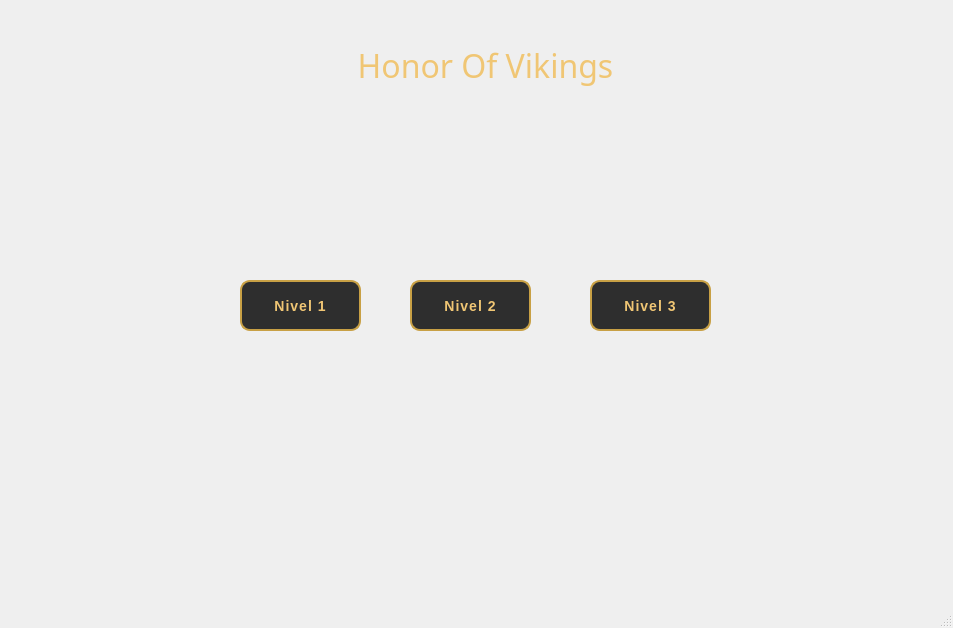
<?xml version="1.0" encoding="UTF-8"?>
<ui version="4.0">
 <class>MainWindow</class>
 <widget class="QMainWindow" name="MainWindow">
  <property name="geometry">
   <rect>
    <x>0</x>
    <y>0</y>
    <width>953</width>
    <height>628</height>
   </rect>
  </property>
  <property name="windowTitle">
   <string>MainWindow</string>
  </property>
  <widget class="QWidget" name="centralwidget">
   <widget class="QPushButton" name="btnNivel1">
    <property name="geometry">
     <rect>
      <x>240</x>
      <y>280</y>
      <width>121</width>
      <height>51</height>
     </rect>
    </property>
    <property name="styleSheet">
     <string notr="true">QPushButton {
    background-color: #2e2e2e;          /* Fondo oscuro */
    color: #f0c674;                     /* Dorado suave */
    border: 2px solid #c8a045;          /* Borde dorado */
    border-radius: 10px;                /* Bordes redondeados */
    padding: 8px 15px;                  /* Espaciado interno */
    font-family: &quot;Segoe UI&quot;;            /* Fuente moderna */
    font-weight: bold;
    font-size: 14px;
    letter-spacing: 1px;
    transition: all 0.2s ease-in-out;   /* Transición suave */
}

QPushButton:hover {
    background-color: #c8a045;          /* Fondo dorado */
    color: #2e2e2e;                     /* Texto oscuro */
    border: 2px solid #f0c674;
    transform: scale(1.05);             /* Ligero aumento */
}

QPushButton:pressed {
    background-color: #a37c27;          /* Dorado más oscuro */
    color: white;
    border: 2px solid #c8a045;
    transform: scale(0.97);
}

QPushButton:disabled {
    background-color: #555555;
    color: #aaaaaa;
    border: 2px solid #777777;
}
</string>
    </property>
    <property name="text">
     <string>Nivel 1</string>
    </property>
   </widget>
   <widget class="QPushButton" name="btnNivel2">
    <property name="geometry">
     <rect>
      <x>410</x>
      <y>280</y>
      <width>121</width>
      <height>51</height>
     </rect>
    </property>
    <property name="styleSheet">
     <string notr="true">QPushButton {
    background-color: #2e2e2e;          /* Fondo oscuro */
    color: #f0c674;                     /* Dorado suave */
    border: 2px solid #c8a045;          /* Borde dorado */
    border-radius: 10px;                /* Bordes redondeados */
    padding: 8px 15px;                  /* Espaciado interno */
    font-family: &quot;Segoe UI&quot;;            /* Fuente moderna */
    font-weight: bold;
    font-size: 14px;
    letter-spacing: 1px;
    transition: all 0.2s ease-in-out;   /* Transición suave */
}

QPushButton:hover {
    background-color: #c8a045;          /* Fondo dorado */
    color: #2e2e2e;                     /* Texto oscuro */
    border: 2px solid #f0c674;
    transform: scale(1.05);             /* Ligero aumento */
}

QPushButton:pressed {
    background-color: #a37c27;          /* Dorado más oscuro */
    color: white;
    border: 2px solid #c8a045;
    transform: scale(0.97);
}

QPushButton:disabled {
    background-color: #555555;
    color: #aaaaaa;
    border: 2px solid #777777;
}
</string>
    </property>
    <property name="text">
     <string>Nivel 2</string>
    </property>
   </widget>
   <widget class="QPushButton" name="btnNivel3">
    <property name="geometry">
     <rect>
      <x>590</x>
      <y>280</y>
      <width>121</width>
      <height>51</height>
     </rect>
    </property>
    <property name="styleSheet">
     <string notr="true">QPushButton {
    background-color: #2e2e2e;          /* Fondo oscuro */
    color: #f0c674;                     /* Dorado suave */
    border: 2px solid #c8a045;          /* Borde dorado */
    border-radius: 10px;                /* Bordes redondeados */
    padding: 8px 15px;                  /* Espaciado interno */
    font-family: &quot;Segoe UI&quot;;            /* Fuente moderna */
    font-weight: bold;
    font-size: 14px;
    letter-spacing: 1px;
    transition: all 0.2s ease-in-out;   /* Transición suave */
}

QPushButton:hover {
    background-color: #c8a045;          /* Fondo dorado */
    color: #2e2e2e;                     /* Texto oscuro */
    border: 2px solid #f0c674;
    transform: scale(1.05);             /* Ligero aumento */
}

QPushButton:pressed {
    background-color: #a37c27;          /* Dorado más oscuro */
    color: white;
    border: 2px solid #c8a045;
    transform: scale(0.97);
}

QPushButton:disabled {
    background-color: #555555;
    color: #aaaaaa;
    border: 2px solid #777777;
}
</string>
    </property>
    <property name="text">
     <string>Nivel 3</string>
    </property>
   </widget>
   <widget class="QLabel" name="label">
    <property name="geometry">
     <rect>
      <x>270</x>
      <y>110</y>
      <width>421</width>
      <height>431</height>
     </rect>
    </property>
    <property name="text">
     <string/>
    </property>
    <property name="pixmap">
     <pixmap resource="resources.qrc">:/logos/Vikings-Logo-PNG-Images.png</pixmap>
    </property>
    <property name="scaledContents">
     <bool>true</bool>
    </property>
   </widget>
   <widget class="QLabel" name="label_2">
    <property name="geometry">
     <rect>
      <x>240</x>
      <y>30</y>
      <width>491</width>
      <height>71</height>
     </rect>
    </property>
    <property name="font">
     <font>
      <family>Viking-Normal</family>
      <pointsize>24</pointsize>
      <bold>false</bold>
     </font>
    </property>
    <property name="styleSheet">
     <string notr="true">background: transparent;
    color: #f0c674;  </string>
    </property>
    <property name="text">
     <string>Honor Of Vikings</string>
    </property>
    <property name="alignment">
     <set>Qt::AlignmentFlag::AlignCenter</set>
    </property>
   </widget>
   <zorder>label</zorder>
   <zorder>btnNivel1</zorder>
   <zorder>btnNivel2</zorder>
   <zorder>btnNivel3</zorder>
   <zorder>label_2</zorder>
  </widget>
  <widget class="QStatusBar" name="statusbar"/>
 </widget>
 <resources>
  <include location="resources.qrc"/>
 </resources>
 <connections/>
</ui>
